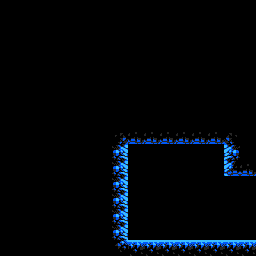

This is a level from a 2D game, rendered from its Tiled map with the project's own tilesets. A one-line summary and the complete map file follow:
An orthogonal 16x16 tile map with 16x16 px tiles, 1 tile layer (main), 2 tilesets and 1 object (r_0).

<map version="1.0" orientation="orthogonal" renderorder="right-down" width="16" height="16" tilewidth="16" tileheight="16" nextobjectid="7">
 <properties>
  <property name="isStart" type="bool" value="true" />
 </properties>
 <tileset firstgid="1" source="../corpus.tsx" />
 <tileset firstgid="12097" source="../../connectors.tsx" />
 <layer name="main" width="16" height="16">
  <data>
   <tile gid="0" />
   <tile gid="0" />
   <tile gid="0" />
   <tile gid="0" />
   <tile gid="0" />
   <tile gid="0" />
   <tile gid="0" />
   <tile gid="0" />
   <tile gid="0" />
   <tile gid="0" />
   <tile gid="0" />
   <tile gid="0" />
   <tile gid="0" />
   <tile gid="0" />
   <tile gid="0" />
   <tile gid="0" />
   <tile gid="0" />
   <tile gid="0" />
   <tile gid="0" />
   <tile gid="0" />
   <tile gid="0" />
   <tile gid="0" />
   <tile gid="0" />
   <tile gid="0" />
   <tile gid="0" />
   <tile gid="0" />
   <tile gid="0" />
   <tile gid="0" />
   <tile gid="0" />
   <tile gid="0" />
   <tile gid="0" />
   <tile gid="0" />
   <tile gid="0" />
   <tile gid="0" />
   <tile gid="0" />
   <tile gid="0" />
   <tile gid="0" />
   <tile gid="0" />
   <tile gid="0" />
   <tile gid="0" />
   <tile gid="0" />
   <tile gid="0" />
   <tile gid="0" />
   <tile gid="0" />
   <tile gid="0" />
   <tile gid="0" />
   <tile gid="0" />
   <tile gid="0" />
   <tile gid="0" />
   <tile gid="0" />
   <tile gid="0" />
   <tile gid="0" />
   <tile gid="0" />
   <tile gid="0" />
   <tile gid="0" />
   <tile gid="0" />
   <tile gid="0" />
   <tile gid="0" />
   <tile gid="0" />
   <tile gid="0" />
   <tile gid="0" />
   <tile gid="0" />
   <tile gid="0" />
   <tile gid="0" />
   <tile gid="0" />
   <tile gid="0" />
   <tile gid="0" />
   <tile gid="0" />
   <tile gid="0" />
   <tile gid="0" />
   <tile gid="0" />
   <tile gid="0" />
   <tile gid="0" />
   <tile gid="0" />
   <tile gid="0" />
   <tile gid="0" />
   <tile gid="0" />
   <tile gid="0" />
   <tile gid="0" />
   <tile gid="0" />
   <tile gid="0" />
   <tile gid="0" />
   <tile gid="0" />
   <tile gid="0" />
   <tile gid="0" />
   <tile gid="0" />
   <tile gid="0" />
   <tile gid="0" />
   <tile gid="0" />
   <tile gid="0" />
   <tile gid="0" />
   <tile gid="0" />
   <tile gid="0" />
   <tile gid="0" />
   <tile gid="0" />
   <tile gid="0" />
   <tile gid="0" />
   <tile gid="0" />
   <tile gid="0" />
   <tile gid="0" />
   <tile gid="0" />
   <tile gid="0" />
   <tile gid="0" />
   <tile gid="0" />
   <tile gid="0" />
   <tile gid="0" />
   <tile gid="0" />
   <tile gid="0" />
   <tile gid="0" />
   <tile gid="0" />
   <tile gid="0" />
   <tile gid="0" />
   <tile gid="0" />
   <tile gid="0" />
   <tile gid="0" />
   <tile gid="0" />
   <tile gid="0" />
   <tile gid="0" />
   <tile gid="0" />
   <tile gid="0" />
   <tile gid="0" />
   <tile gid="0" />
   <tile gid="0" />
   <tile gid="0" />
   <tile gid="0" />
   <tile gid="0" />
   <tile gid="0" />
   <tile gid="0" />
   <tile gid="0" />
   <tile gid="0" />
   <tile gid="0" />
   <tile gid="0" />
   <tile gid="0" />
   <tile gid="0" />
   <tile gid="0" />
   <tile gid="4036" />
   <tile gid="4226" />
   <tile gid="4226" />
   <tile gid="4226" />
   <tile gid="4226" />
   <tile gid="4226" />
   <tile gid="4226" />
   <tile gid="4037" />
   <tile gid="0" />
   <tile gid="0" />
   <tile gid="0" />
   <tile gid="0" />
   <tile gid="0" />
   <tile gid="0" />
   <tile gid="0" />
   <tile gid="0" />
   <tile gid="4131" />
   <tile gid="0" />
   <tile gid="0" />
   <tile gid="0" />
   <tile gid="0" />
   <tile gid="0" />
   <tile gid="0" />
   <tile gid="4129" />
   <tile gid="0" />
   <tile gid="0" />
   <tile gid="0" />
   <tile gid="0" />
   <tile gid="0" />
   <tile gid="0" />
   <tile gid="0" />
   <tile gid="0" />
   <tile gid="4131" />
   <tile gid="0" />
   <tile gid="0" />
   <tile gid="0" />
   <tile gid="0" />
   <tile gid="0" />
   <tile gid="0" />
   <tile gid="4225" />
   <tile gid="4226" />
   <tile gid="0" />
   <tile gid="0" />
   <tile gid="0" />
   <tile gid="0" />
   <tile gid="0" />
   <tile gid="0" />
   <tile gid="0" />
   <tile gid="4131" />
   <tile gid="0" />
   <tile gid="0" />
   <tile gid="0" />
   <tile gid="0" />
   <tile gid="0" />
   <tile gid="0" />
   <tile gid="0" />
   <tile gid="0" />
   <tile gid="0" />
   <tile gid="0" />
   <tile gid="0" />
   <tile gid="0" />
   <tile gid="0" />
   <tile gid="0" />
   <tile gid="0" />
   <tile gid="4131" />
   <tile gid="0" />
   <tile gid="0" />
   <tile gid="0" />
   <tile gid="0" />
   <tile gid="0" />
   <tile gid="0" />
   <tile gid="0" />
   <tile gid="0" />
   <tile gid="0" />
   <tile gid="0" />
   <tile gid="0" />
   <tile gid="0" />
   <tile gid="0" />
   <tile gid="0" />
   <tile gid="0" />
   <tile gid="4131" />
   <tile gid="0" />
   <tile gid="0" />
   <tile gid="0" />
   <tile gid="0" />
   <tile gid="0" />
   <tile gid="0" />
   <tile gid="0" />
   <tile gid="0" />
   <tile gid="0" />
   <tile gid="0" />
   <tile gid="0" />
   <tile gid="0" />
   <tile gid="0" />
   <tile gid="0" />
   <tile gid="0" />
   <tile gid="4131" />
   <tile gid="0" />
   <tile gid="0" />
   <tile gid="0" />
   <tile gid="0" />
   <tile gid="0" />
   <tile gid="0" />
   <tile gid="0" />
   <tile gid="0" />
   <tile gid="0" />
   <tile gid="0" />
   <tile gid="0" />
   <tile gid="0" />
   <tile gid="0" />
   <tile gid="0" />
   <tile gid="0" />
   <tile gid="4132" />
   <tile gid="4034" />
   <tile gid="4034" />
   <tile gid="4034" />
   <tile gid="4034" />
   <tile gid="4034" />
   <tile gid="4034" />
   <tile gid="4034" />
   <tile gid="4034" />
  </data>
 </layer>
 <objectgroup name="connectors">
  <object id="6" type="r_0" gid="12099" x="240" y="176" width="16" height="16" />
 </objectgroup>
</map>
